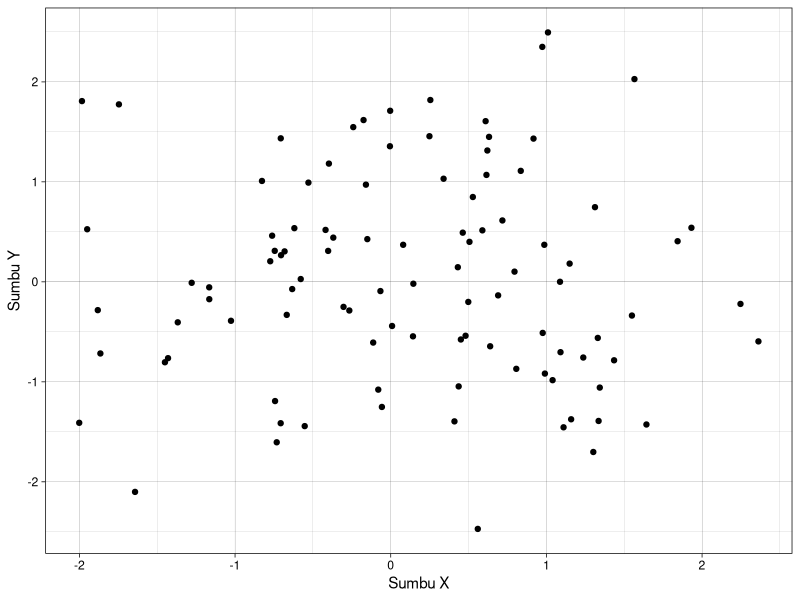
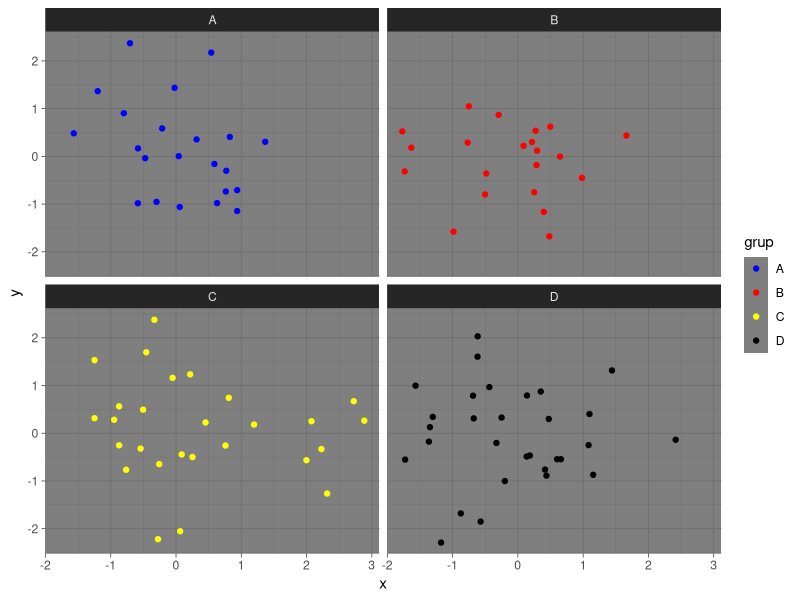
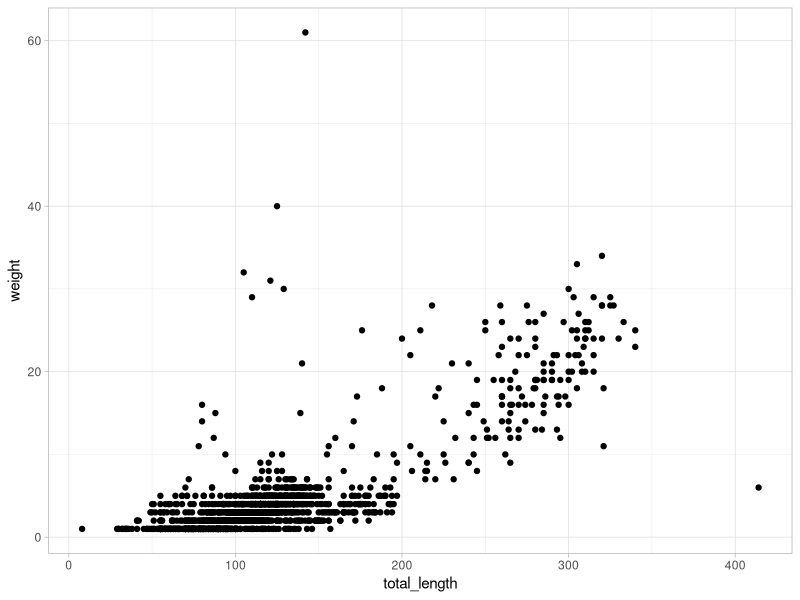

Here is the R script that generated these plots, in order:
## ---- chunk 1
knitr::opts_chunk$set(echo = TRUE)
## ---- chunk 2
# Muat library ggplot2
library(ggplot2)
# Buat data frame contoh
data <- data.frame(x = rnorm(100), y = rnorm(100))
 
# Buat plot titik
ggplot(data, aes(x = x, y = y))+
geom_point()+
labs(tittle = "Plot Titik", x = "Sumbu X", y = "Sumbu Y")+
theme_linedraw()

## ---- chunk 3
# Muat library ggplot2
library(ggplot2)

# Buat data frame contoh
data <- data.frame(x = rnorm(100), y = rnorm(100), grup = sample(c("A", "B", "C", "D"), 100, replace = TRUE))

# Buat plot titik dengan faceting dan warna berbeda untuk setiap grup
ggplot(data, aes(x = x, y = y, color = grup)) +
  geom_point()+
  facet_wrap(~ grup)+ 
  scale_color_manual(values = c("A" = "blue", "B" = "red", "C" = "yellow", "D" = "Black"))+ # Menentukan warna untuk grup A, B, C dan D
  theme_dark()
## ---- chunk 4
lizard <- read.csv("lizards.csv")
View(lizard)
## ---- chunk 5
# Buat plot titik
ggplot(lizard, aes(x = total_length, y = weight))+
geom_point()+
labs(tittle = "Plot Titik", x = "total_length", y = "weight")+
theme_light()
